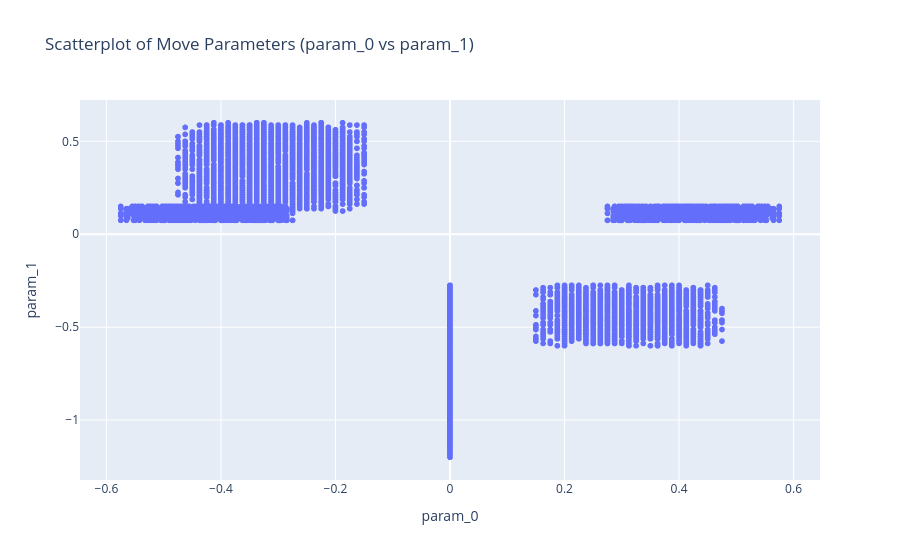

Notebook code for this chart:
### Code cell
# Extract float-only params
def extract_float_params(param_list):
    return [
        [p for p in tup if isinstance(p, (float, int))]
        for tup in param_list
    ]

# Convert to DataFrame
move_params = structures["Move"]
float_data = extract_float_params(move_params)
float_data = [row for row in float_data if len(row) > 0]
df = pd.DataFrame(float_data)
df.columns = [f"param_{i}" for i in range(df.shape[1])]

# Display and plot
display(Markdown(f"### Move – {len(df)} instances"))

if df.shape[1] == 1:
    fig = px.histogram(df, x="param_0", nbins=50, title="Histogram of param_0 for Move")
else:
    fig = px.scatter(
        df, x="param_0", y="param_1",
        title="Scatterplot of Move Parameters (param_0 vs param_1)",
        hover_data=df.columns
    )
fig.show()

### Figure 1 — Plotly figure (JSON) as saved in the notebook; plotly's stock layout.template omitted (floating-point values rounded to 4 significant figures; data arrays with more than 128 entries replaced by an {"elided": "..."} marker saying what was removed)
{"data": [{"hovertemplate": "param_0=%{x}<br>param_1=%{y}<extra></extra>", "legendgroup": "", "marker": {"color": "#636efa", "symbol": "circle"}, "mode": "markers", "name": "", "showlegend": false, "type": "scattergl", "x": {"elided": "9000 float values"}, "xaxis": "x", "y": {"elided": "9000 float values"}, "yaxis": "y"}], "layout": {"legend": {"tracegroupgap": 0}, "title": {"text": "Scatterplot of Move Parameters (param_0 vs param_1)"}, "xaxis": {"anchor": "y", "domain": [0, 1], "title": {"text": "param_0"}}, "yaxis": {"anchor": "x", "domain": [0, 1], "title": {"text": "param_1"}}}}
